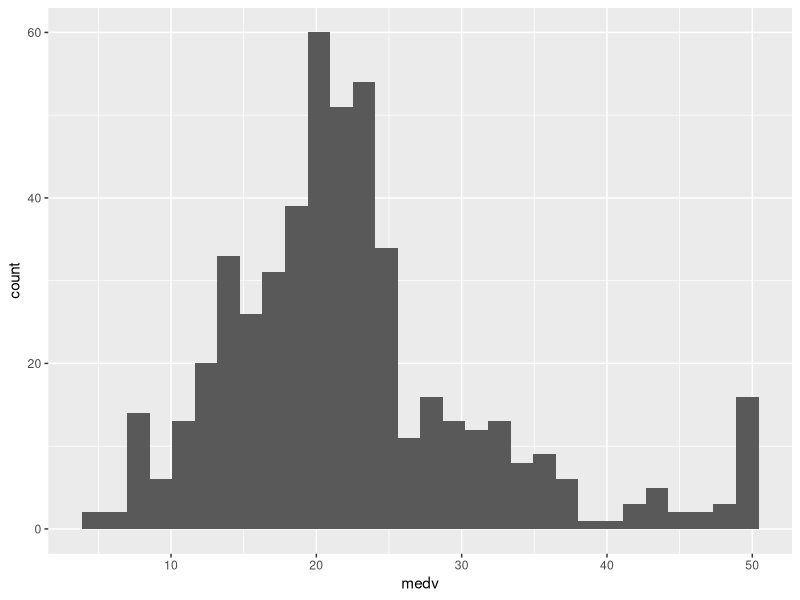
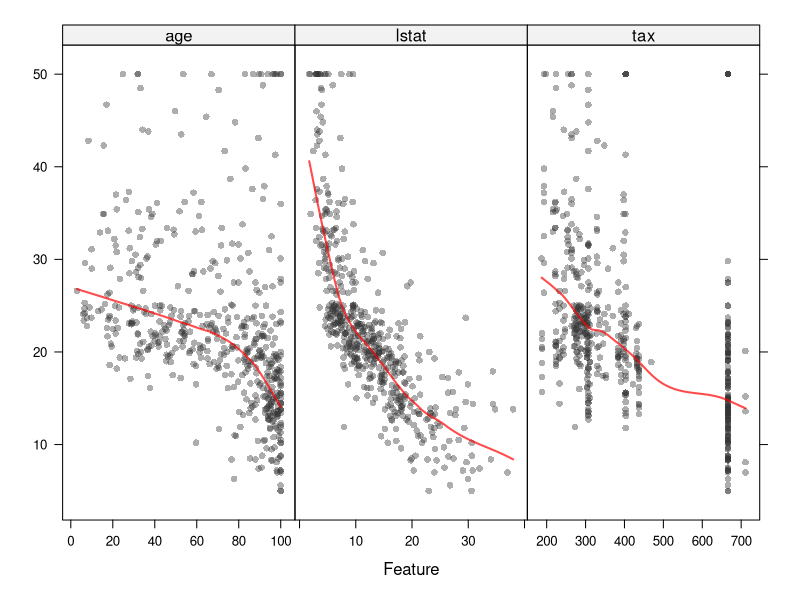
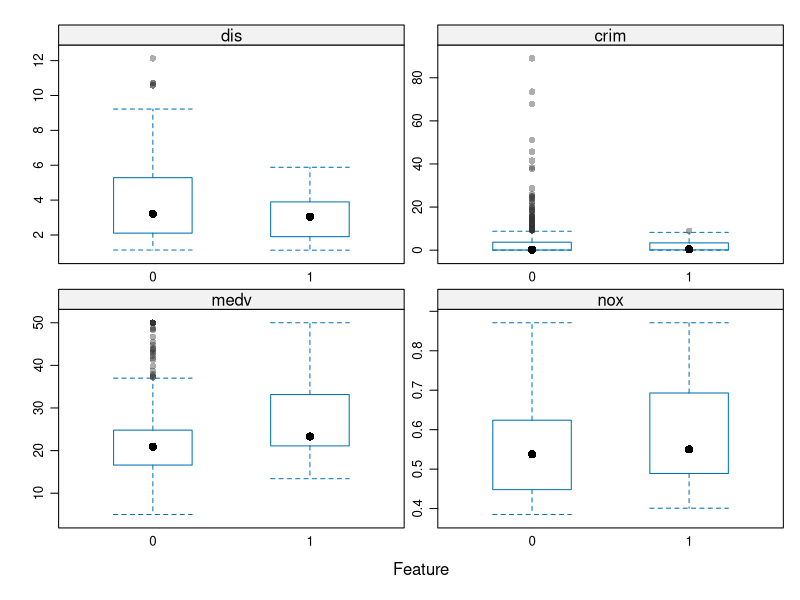
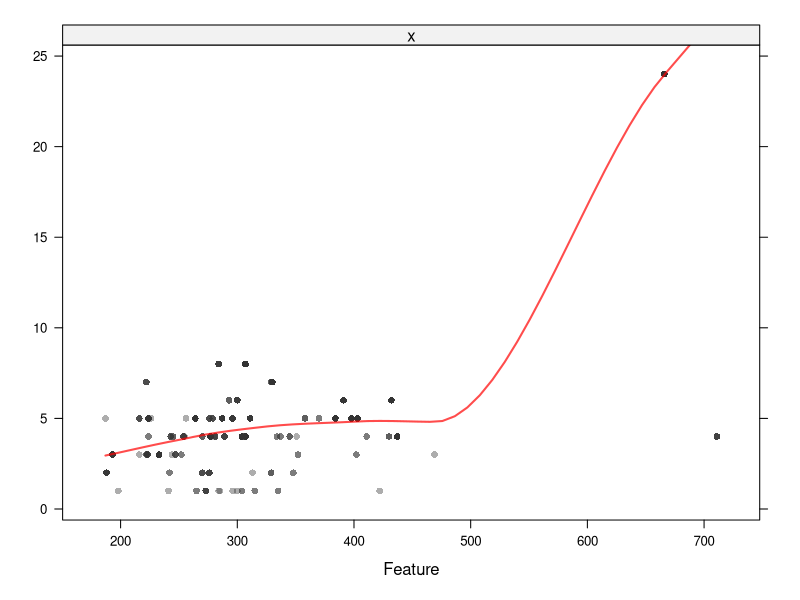

Write the R code that produced these figures, in order. (Note: this script raises an error after producing the figures.)
#######################################################
#      Streamline Predictive Modeling with caret       #
#           http://topepo.github.io/caret/             #
########################################################

# caret, short for _C_lassification _A_nd _RE_gression _T_raining
# Available models in caret: http://topepo.github.io/caret/available-models.html
# author Max Kuhn, PhD in Biostatistics, Software Engineer at RStudio, former non-clinical Statistician at Pfizer, making order out of chaos
# Short introduction to caret: https://cran.r-project.org/web/packages/caret/vignettes/caret.html
# Kuhn, Max. "Caret package." Journal of statistical software 28.5 (2008): 1-26.
# Book Applied Predictive Modeling http://appliedpredictivemodeling.com/

set.seed(666)

#### Getting started ####
# install caret package for the fist time
install.packages("caret")
# Load packages
library(caret)
library(mlbench)
library(ggplot2)
# load dataset https://www.cs.toronto.edu/~delve/data/boston/bostonDetail.html
data(BostonHousing)
# Explore data
summary(BostonHousing)
dim(BostonHousing)
ggplot(data = BostonHousing, aes(x = medv)) + geom_histogram()
# Visualization
theme1 <- trellis.par.get()
theme1$plot.symbol$col = rgb(.2, .2, .2, .4)
theme1$plot.symbol$pch = 16
theme1$plot.line$col = rgb(1, 0, 0, .7)
theme1$plot.line$lwd <- 2
trellis.par.set(theme1)
featurePlot(x = BostonHousing[, c("age", "lstat", "tax")], 
            y = BostonHousing$medv, 
            plot = "scatter",
            type = c("p", "smooth"),
            span = .5,
            layout = c(3, 1))
featurePlot(x = BostonHousing[,c("medv", "nox", "dis", "crim")], 
            y = BostonHousing$chas, 
            plot = "box",
            scales = list(x = list(relation="free"), 
                          y = list(relation="free")))

#### Pre-processing ####
# corr
descrCor <- cor(BostonHousing[,-4])
findCorrelation(descrCor, cutoff = .8) #tax & rad
featurePlot(x = BostonHousing$tax, 
            y = BostonHousing$rad, 
            plot = "scatter",
            type = c("p", "smooth"))
# Putting it all together
pp <- preProcess(BostonHousing[, -14],  method = c("center", "scale"))
pp
transformed <- predict(pp, newdata = BostonHousing[, -14])

#### Splitting the data ####
# Simple split: continuous
inTrain <- createDataPartition(
  y = BostonHousing$medv,  ## the outcome data are needed
  p = .75,  ## The percentage of data in the training set
  list = FALSE
)
training <- cbind(transformed[ inTrain,], medv = BostonHousing[ inTrain, 14])
testing  <- cbind(transformed[-inTrain,], medv = BostonHousing[-inTrain, 14])
nrow(training)
nrow(testing)

# Simple split: binary
BostonHousing2 = BostonHousing
BostonHousing2$medv = as.numeric(BostonHousing$medv > 22)
inTrain2 <- createDataPartition(
  y = BostonHousing2$medv,  ## the outcome data are needed
  p = .75,  ## The percentage of data in the training set
  list = FALSE
)
training2 <- cbind(transformed[ inTrain2,], medv = BostonHousing2[ inTrain2, 14])
testing2  <- cbind(transformed[-inTrain2,], medv = BostonHousing2[-inTrain2, 14])
nrow(training2)
nrow(testing2)

#### trainning classification ####
# Tuning control
fitControl <- trainControl(## 10-fold CV repeated ten times
  method = "repeatedcv",
  number = 10,
  repeats = 10)

# Penalized Logistic regression
plrFit <- train(as.factor(medv) ~ ., data = training2, 
                method = "plr", 
                trControl = fitControl)
plrFit

#alternate tuning grids: parameter vs hyperparameter
#plrGrid <-  expand.grid(lambda = c(1:9 %o% 10^(-3:1)), 
#                        cp = "bic")
#plrFit2 <- train(as.factor(medv) ~ ., data = training2, 
#                method = "plr",
#                trControl = fitControl,
#                tuneGrid = plrGrid)
#plrFit2

# Nearest Neighbor
knnFit <- train(as.factor(medv) ~ ., data = training2, 
                method = "knn", 
                trControl = fitControl,
                tuneLength = 10)
knnFit
plot(knnFit)

# Random Forest
rfFit <- train(as.factor(medv) ~ ., data = training2, 
                method = "rf", 
                trControl = fitControl)
rfFit

# Support Vector Machines with Linear kernel
svmFit <- train(as.factor(medv) ~ ., data = training2, 
               method = "svmLinear", 
               trControl = fitControl)
svmFit

# Extract predictions and measure performance
predict(rfFit, newdata = testing2[1:10, 1:13])
confusionMatrix(data = predict(rfFit, testing2[, 1:13]), reference = as.factor(testing2[, 14]))

# Compare models

#### trainning regression ####

# Lasso Regression
lassoFit <- train(medv ~ ., data = training, 
               method = "lasso", 
               trControl = fitControl)
lassoFit

# Random Forest
rfFit2 <- train(medv ~ ., data = training, 
                  method = "rf", 
                  trControl = fitControl)
rfFit2

# Support Vector Machine
svmFit2 <- train(medv ~ ., data = training, 
                method = "svmLinear", 
                trControl = fitControl)
svmFit2

# Extract Prediction and measure performance
predict(rfFit2, testing[1:10, -14])
postResample(pred = predict(rfFit2, testing[, -14]), obs = testing$medv)

#### Variable importance ####
rfImp <- varImp(rfFit)
plot(rfImp)



